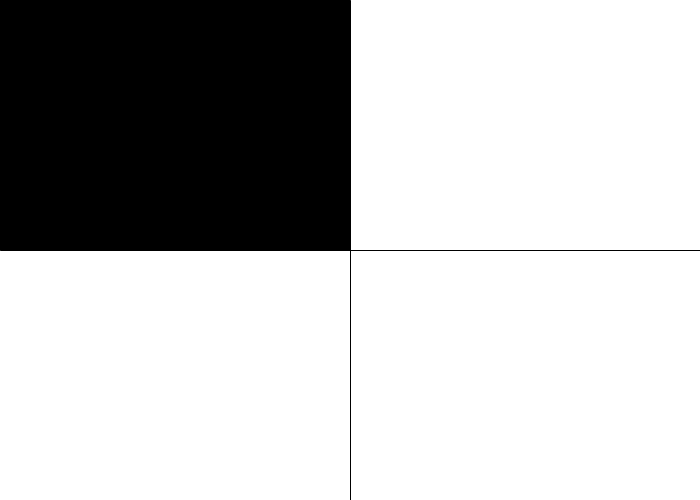
Frame 1 (no input)
Frame 60 (the mouse pressed at the canvas centre just before this capture): identical to frame 1, image omitted
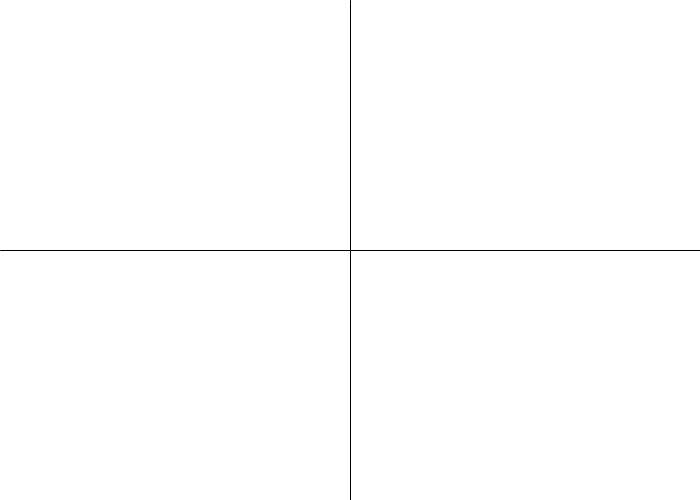
Frame 120 (the mouse held since frame 60 and released just before this capture)

The Processing sketch that drew these frames (run headless with seeded random() and noise(); from frame 60 on, the mouse is pressed at the canvas centre):

// Processing sketch: Lec3_AreaEvents
// ── Lec3_AreaEvents.pde
void setup() {
  size(700,500);
  fill(0);
}

void draw() {
  float midV = width/2;
  float midH = height/2;
  background(255);
  stroke(0);
  line(0, midH, width, midH);
  line(midV, 0, midV, height);
  noStroke();
  if(mouseX < midV && mouseY < midH) {
    rect(0, 0, midV, midH);
  } else if (mouseX > midV && mouseY < midH) {
    rect(midV, 0, midV, midH);
  } else if (mouseX < midV && mouseY > midH) {
    rect(0, midH, midV, midH);
  } else if (mouseX > midV && mouseY > midH) {
    rect(midV, midH, midV, midH);
  } else {}
}
